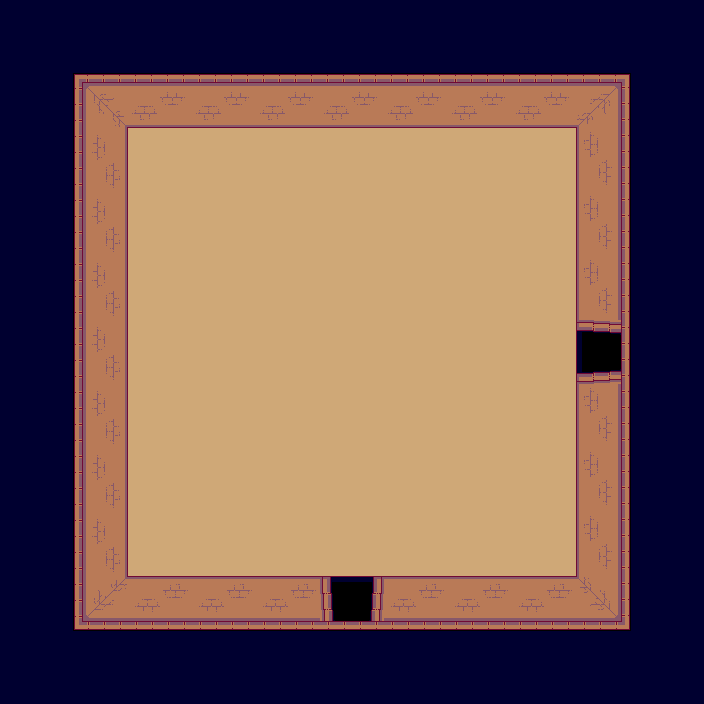

A level layout from a 2D game, rendered from its tile map. Below: a short description, then the map file with its tile-grid data intact:
An orthogonal 11x11 tile map with 64x64 px tiles, 2 tile layers (background, collision) and 3 objects (2x door, hero).

<map version="1.0" tiledversion="1.0.3" orientation="orthogonal" renderorder="right-down" width="11" height="11" tilewidth="64" tileheight="64" nextobjectid="4">
 <tileset firstgid="1" name="tileset" tilewidth="64" tileheight="64" tilecount="16" columns="4">
  <image source="../images/tileset.png" width="256" height="256" />
 </tileset>
 <layer name="background" width="11" height="11">
  <data>
   <tile gid="0" />
   <tile gid="0" />
   <tile gid="0" />
   <tile gid="0" />
   <tile gid="0" />
   <tile gid="0" />
   <tile gid="0" />
   <tile gid="0" />
   <tile gid="0" />
   <tile gid="0" />
   <tile gid="0" />
   <tile gid="0" />
   <tile gid="0" />
   <tile gid="0" />
   <tile gid="0" />
   <tile gid="0" />
   <tile gid="0" />
   <tile gid="0" />
   <tile gid="0" />
   <tile gid="0" />
   <tile gid="0" />
   <tile gid="0" />
   <tile gid="0" />
   <tile gid="0" />
   <tile gid="6" />
   <tile gid="6" />
   <tile gid="6" />
   <tile gid="6" />
   <tile gid="6" />
   <tile gid="6" />
   <tile gid="6" />
   <tile gid="0" />
   <tile gid="0" />
   <tile gid="0" />
   <tile gid="0" />
   <tile gid="6" />
   <tile gid="6" />
   <tile gid="6" />
   <tile gid="6" />
   <tile gid="6" />
   <tile gid="6" />
   <tile gid="6" />
   <tile gid="0" />
   <tile gid="0" />
   <tile gid="0" />
   <tile gid="0" />
   <tile gid="6" />
   <tile gid="6" />
   <tile gid="6" />
   <tile gid="6" />
   <tile gid="6" />
   <tile gid="6" />
   <tile gid="6" />
   <tile gid="0" />
   <tile gid="0" />
   <tile gid="0" />
   <tile gid="0" />
   <tile gid="6" />
   <tile gid="6" />
   <tile gid="6" />
   <tile gid="6" />
   <tile gid="6" />
   <tile gid="6" />
   <tile gid="6" />
   <tile gid="15" />
   <tile gid="0" />
   <tile gid="0" />
   <tile gid="0" />
   <tile gid="6" />
   <tile gid="6" />
   <tile gid="6" />
   <tile gid="6" />
   <tile gid="6" />
   <tile gid="6" />
   <tile gid="6" />
   <tile gid="0" />
   <tile gid="0" />
   <tile gid="0" />
   <tile gid="0" />
   <tile gid="6" />
   <tile gid="6" />
   <tile gid="6" />
   <tile gid="6" />
   <tile gid="6" />
   <tile gid="6" />
   <tile gid="6" />
   <tile gid="0" />
   <tile gid="0" />
   <tile gid="0" />
   <tile gid="0" />
   <tile gid="6" />
   <tile gid="6" />
   <tile gid="6" />
   <tile gid="6" />
   <tile gid="6" />
   <tile gid="6" />
   <tile gid="6" />
   <tile gid="0" />
   <tile gid="0" />
   <tile gid="0" />
   <tile gid="0" />
   <tile gid="0" />
   <tile gid="0" />
   <tile gid="0" />
   <tile gid="14" />
   <tile gid="0" />
   <tile gid="0" />
   <tile gid="0" />
   <tile gid="0" />
   <tile gid="0" />
   <tile gid="0" />
   <tile gid="0" />
   <tile gid="0" />
   <tile gid="0" />
   <tile gid="0" />
   <tile gid="0" />
   <tile gid="0" />
   <tile gid="0" />
   <tile gid="0" />
   <tile gid="0" />
   <tile gid="0" />
  </data>
 </layer>
 <layer name="collision" width="11" height="11">
  <properties>
   <property name="collision" value="true" />
  </properties>
  <data>
   <tile gid="4" />
   <tile gid="4" />
   <tile gid="4" />
   <tile gid="4" />
   <tile gid="4" />
   <tile gid="4" />
   <tile gid="4" />
   <tile gid="4" />
   <tile gid="4" />
   <tile gid="4" />
   <tile gid="4" />
   <tile gid="4" />
   <tile gid="1" />
   <tile gid="2" />
   <tile gid="2" />
   <tile gid="2" />
   <tile gid="2" />
   <tile gid="2" />
   <tile gid="2" />
   <tile gid="2" />
   <tile gid="3" />
   <tile gid="4" />
   <tile gid="4" />
   <tile gid="5" />
   <tile gid="0" />
   <tile gid="0" />
   <tile gid="0" />
   <tile gid="0" />
   <tile gid="0" />
   <tile gid="0" />
   <tile gid="0" />
   <tile gid="7" />
   <tile gid="4" />
   <tile gid="4" />
   <tile gid="5" />
   <tile gid="0" />
   <tile gid="0" />
   <tile gid="0" />
   <tile gid="0" />
   <tile gid="0" />
   <tile gid="0" />
   <tile gid="0" />
   <tile gid="7" />
   <tile gid="4" />
   <tile gid="4" />
   <tile gid="5" />
   <tile gid="0" />
   <tile gid="0" />
   <tile gid="0" />
   <tile gid="0" />
   <tile gid="0" />
   <tile gid="0" />
   <tile gid="0" />
   <tile gid="7" />
   <tile gid="4" />
   <tile gid="4" />
   <tile gid="5" />
   <tile gid="0" />
   <tile gid="0" />
   <tile gid="0" />
   <tile gid="0" />
   <tile gid="0" />
   <tile gid="0" />
   <tile gid="0" />
   <tile gid="0" />
   <tile gid="4" />
   <tile gid="4" />
   <tile gid="5" />
   <tile gid="0" />
   <tile gid="0" />
   <tile gid="0" />
   <tile gid="0" />
   <tile gid="0" />
   <tile gid="0" />
   <tile gid="0" />
   <tile gid="7" />
   <tile gid="4" />
   <tile gid="4" />
   <tile gid="5" />
   <tile gid="0" />
   <tile gid="0" />
   <tile gid="0" />
   <tile gid="0" />
   <tile gid="0" />
   <tile gid="0" />
   <tile gid="0" />
   <tile gid="7" />
   <tile gid="4" />
   <tile gid="4" />
   <tile gid="5" />
   <tile gid="0" />
   <tile gid="0" />
   <tile gid="0" />
   <tile gid="0" />
   <tile gid="0" />
   <tile gid="0" />
   <tile gid="0" />
   <tile gid="7" />
   <tile gid="4" />
   <tile gid="4" />
   <tile gid="9" />
   <tile gid="10" />
   <tile gid="10" />
   <tile gid="10" />
   <tile gid="0" />
   <tile gid="10" />
   <tile gid="10" />
   <tile gid="10" />
   <tile gid="11" />
   <tile gid="4" />
   <tile gid="4" />
   <tile gid="4" />
   <tile gid="4" />
   <tile gid="4" />
   <tile gid="4" />
   <tile gid="4" />
   <tile gid="4" />
   <tile gid="4" />
   <tile gid="4" />
   <tile gid="4" />
   <tile gid="4" />
  </data>
 </layer>
 <objectgroup name="objects">
  <object id="1" name="door_E" type="door" x="574" y="319" width="64" height="64">
   <properties>
    <property name="direction" value="E" />
    <property name="group" value="doors" />
    <property name="texture" value="" />
   </properties>
  </object>
  <object id="2" name="hero" type="hero" x="332" y="332" width="40" height="40">
   <properties>
    <property name="group" value="heroes" />
    <property name="texture" value="hero_spritesheet" />
    <property name="walking_speed" value="150" />
   </properties>
  </object>
  <object id="3" name="door_S" type="door" x="320" y="573" width="64" height="64">
   <properties>
    <property name="direction" value="S" />
    <property name="group" value="doors" />
    <property name="texture" value="" />
   </properties>
  </object>
 </objectgroup>
</map>
